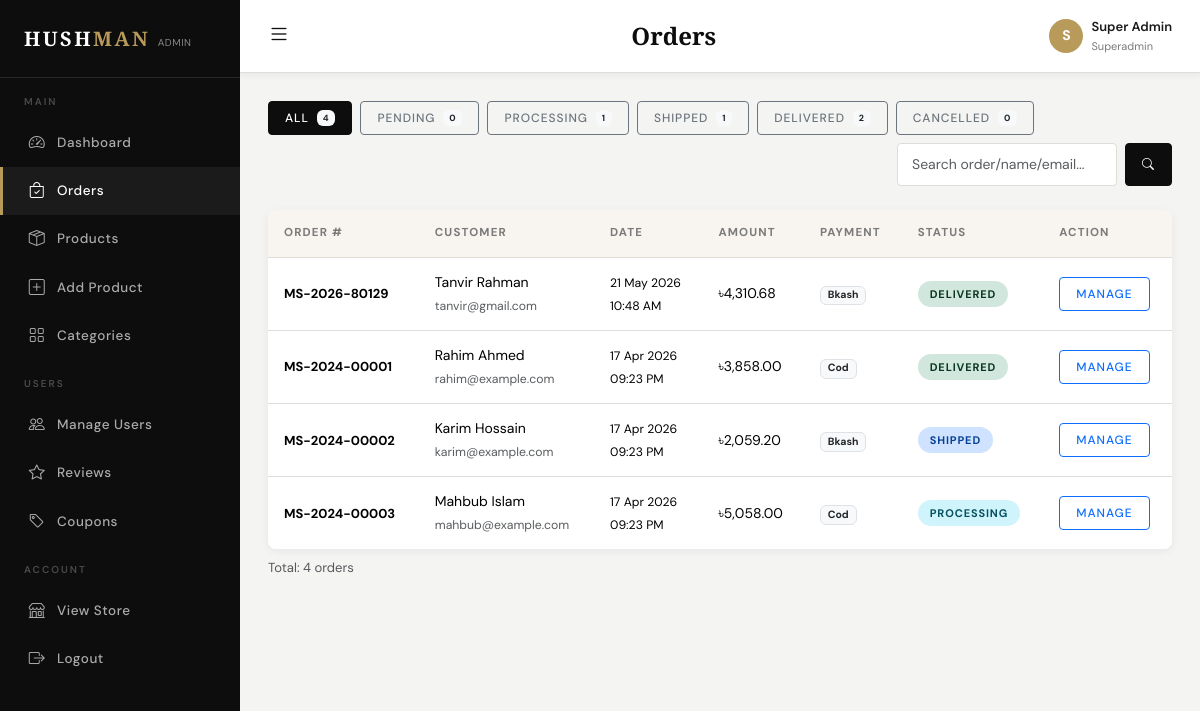
Screenshot of /admin/orders.php (signed in) with the database file from the repository.
### tables this page shows
CREATE TABLE `orders` (
  `id` int(11) NOT NULL,
  `user_id` int(11) NOT NULL,
  `order_number` varchar(50) NOT NULL,
  `full_name` varchar(100) NOT NULL,
  `email` varchar(150) NOT NULL,
  `phone` varchar(20) NOT NULL,
  `address` text NOT NULL,
  `city` varchar(100) NOT NULL,
  `postal_code` varchar(20) DEFAULT NULL,
  `total_amount` decimal(10,2) NOT NULL,
  `discount_amount` decimal(10,2) DEFAULT 0.00,
  `shipping_cost` decimal(10,2) DEFAULT 60.00,
  `final_amount` decimal(10,2) NOT NULL,
  `payment_method` enum('cod','bkash','nagad','card') DEFAULT 'cod',
  `payment_status` enum('pending','paid','failed') DEFAULT 'pending',
  `order_status` enum('pending','processing','shipped','delivered','cancelled') DEFAULT 'pending',
  `notes` text DEFAULT NULL,
  `coupon_code` varchar(50) DEFAULT NULL,
  `created_at` timestamp NOT NULL DEFAULT current_timestamp(),
  `updated_at` timestamp NOT NULL DEFAULT current_timestamp() ON UPDATE current_timestamp()
);

### includes/functions.php (called while the page is built, shortened)
<?php
function formatPrice($price) {
    return CURRENCY . number_format($price, 2);
}
?>

### admin/orders.php (the view, shortened to what this page needs)
<?php
require_once __DIR__ . '/../includes/functions.php';
$db = getDB();
$statusFilter = trim($_GET['status'] ?? '');
$searchFilter = trim($_GET['search'] ?? '');
$page         = max(1, (int)($_GET['page'] ?? 1));
$perPage      = 15;
$offset       = ($page - 1) * $perPage;
    ?>
    <?php
$where  = "WHERE 1=1";
$params = [];
$total      = $db->prepare("SELECT COUNT(*) FROM orders o $where"); $total->execute($params);
$totalCount = $total->fetchColumn(); $totalPages = ceil($totalCount / $perPage);
$params[]   = $perPage; $params[] = $offset;
$orders = $db->prepare("SELECT o.*, u.name as user_name FROM orders o JOIN users u ON o.user_id = u.id $where ORDER BY o.created_at DESC LIMIT ? OFFSET ?");
$orders->execute($params); $orders = $orders->fetchAll();
require_once __DIR__ . '/header.php';
?>
<div class="d-flex gap-2 mb-4 flex-wrap">
    <?php
    $statuses = [''=>'All','pending'=>'Pending','processing'=>'Processing','shipped'=>'Shipped','delivered'=>'Delivered','cancelled'=>'Cancelled'];
    foreach($statuses as $val => $label):
        $count = $db->prepare("SELECT COUNT(*) FROM orders" . ($val ? " WHERE order_status = ?" : ""));
        $count->execute($val ? [$val] : []);
    ?>
    <a href="orders.php<?= $val ? '?status='.$val : '' ?>" class="btn btn-sm <?= $statusFilter === $val ? 'btn-primary' : 'btn-outline-secondary' ?>">
        <?= $label ?> <span class="badge bg-light text-dark ms-1"><?= $count->fetchColumn() ?></span>
    </a>
    <?php endforeach; ?>
    <form method="GET" class="ms-auto d-flex gap-2">
        <input type="text" name="search" class="form-control form-control-sm" placeholder="Search order/name/email..." value="<?= htmlspecialchars($searchFilter) ?>" style="width:220px">
        <button class="btn btn-sm btn-primary"><i class="bi bi-search"></i></button>
    </form>
</div>
<div class="admin-table">
    <table class="table table-hover mb-0">
        <thead>
            <tr><th>Order #</th><th>Customer</th><th>Date</th><th>Amount</th><th>Payment</th><th>Status</th><th>Action</th></tr>
        </thead>
        <tbody>
            <?php if(empty($orders)): ?>
            <tr><td colspan="7" class="text-center py-5 text-muted">No orders found.</td></tr>
            <?php else: ?>
            <?php foreach($orders as $order): ?>
            <tr>
                <td><strong style="font-size:13px"><?= htmlspecialchars($order['order_number']) ?></strong></td>
                <td><?= htmlspecialchars($order['full_name']) ?><br><small class="text-muted"><?= htmlspecialchars($order['email']) ?></small></td>
                <td><small><?= date('d M Y', strtotime($order['created_at'])) ?><br><?= date('h:i A', strtotime($order['created_at'])) ?></small></td>
                <td class="fw-700"><?= formatPrice($order['final_amount']) ?></td>
                <td><span class="badge bg-light text-dark text-capitalize border"><?= $order['payment_method'] ?></span></td>
                <td><span class="status-badge status-<?= $order['order_status'] ?>"><?= ucfirst($order['order_status']) ?></span></td>
                <td><a href="orders.php?id=<?= $order['id'] ?>" class="btn btn-sm btn-outline-primary">Manage</a></td>
            </tr>
            <?php endforeach; ?>
            <?php endif; ?>
        </tbody>
    </table>
</div>
<div class="text-muted small mt-2">Total: <?= $totalCount ?> orders</div>
<?php require_once __DIR__ . '/footer.php'; ?>

### assets/css/style.css (style rules this page uses)
:root { --black: #0d0d0d; --dark: #1a1a1a; --mid: #3a3a3a; --muted: #7a7a7a; --border: #e0ddd8; --ivory: #f8f5f0; --cream: #fdf9f4; --white: #ffffff; --gold: #b89a5a; --gold-light: #d4b87a; --danger: #c0392b; --ff-display: 'Cormorant Garamond', Georgia, serif; --ff-body: 'DM Sans', system-ui, sans-serif; --shadow-sm: 0 2px 8px rgba(0,0,0,0.06); --shadow: 0 4px 20px rgba(0,0,0,0.10); --shadow-lg: 0 8px 40px rgba(0,0,0,0.14); --radius: 4px; --radius-lg: 8px; --transition: 0.25s ease; }
*, *::before, *::after { box-sizing: border-box; }
html { scroll-behavior: smooth; }
body { font-family: var(--ff-body); font-size: 15px; color: var(--dark); background: var(--white); line-height: 1.65; }
a { color: inherit; text-decoration: none; transition: color var(--transition); }
.btn { font-family: var(--ff-body); font-weight: 500; font-size: 13px; letter-spacing: 0.08em; text-transform: uppercase; border-radius: var(--radius); padding: 10px 24px; transition: all var(--transition); }
.btn-primary { background: var(--black); border-color: var(--black); color: var(--white); }
.btn-sm { padding: 7px 16px; font-size: 12px; }
.form-control, .form-select { border: 1.5px solid var(--border); border-radius: var(--radius); padding: 10px 14px; font-size: 14px; font-family: var(--ff-body); color: var(--dark); background: var(--white); transition: border-color var(--transition); }
.status-badge { display: inline-block; padding: 4px 12px; border-radius: 50px; font-size: 11px; font-weight: 700; letter-spacing: 0.08em; text-transform: uppercase; }
.status-processing { background: #cff4fc; color: #055160; }
.status-shipped { background: #cfe2ff; color: #084298; }
.status-delivered { background: #d1e7dd; color: #0a3622; }
.admin-table { background: var(--white); border-radius: var(--radius-lg); overflow: hidden; box-shadow: var(--shadow-sm); }
.admin-table table { margin: 0; }
.admin-table thead th { background: var(--ivory); font-size: 11.5px; font-weight: 700; letter-spacing: 0.1em; text-transform: uppercase; color: var(--muted); border-bottom: 1px solid var(--border); padding: 14px 16px; }
.admin-table tbody td { padding: 13px 16px; vertical-align: middle; font-size: 14px; border-bottom: 1px solid var(--border); }
.admin-table tbody tr:last-child td { border-bottom: none; }

### rows the page displays
orders: order_number "MS-2026-80129", full_name "Tanvir Rahman", email "tanvir@gmail.com", created_at "21 May 2026", created_at "10:48 AM", final_amount "৳4,310.68", payment_method "Bkash", order_status "DELIVERED"
orders: order_number "MS-2024-00001", full_name "Rahim Ahmed", email "rahim@example.com", created_at "17 Apr 2026", created_at "09:23 PM", final_amount "৳3,858.00", payment_method "Cod", order_status "DELIVERED"
orders: order_number "MS-2024-00002", full_name "Karim Hossain", email "karim@example.com", created_at "17 Apr 2026", created_at "09:23 PM", final_amount "৳2,059.20", payment_method "Bkash", order_status "SHIPPED"
orders: order_number "MS-2024-00003", full_name "Mahbub Islam", email "mahbub@example.com", created_at "17 Apr 2026", created_at "09:23 PM", final_amount "৳5,058.00", payment_method "Cod", order_status "PROCESSING"

### other values shown
$adminTitle "Orders"
substr($_SESSION['admin_name'] ?? 'A', 0, 1) "S"
$_SESSION['admin_name'] "Super Admin"
$_SESSION['admin_role'] "Superadmin"
$label "ALL"
$count->fetchColumn() "4"
$label "PENDING"
$count->fetchColumn() "0"
$label "PROCESSING"
$count->fetchColumn() "1"
$label "SHIPPED"
$label "DELIVERED"
$count->fetchColumn() "2"
$label "CANCELLED"
$totalCount "4"
